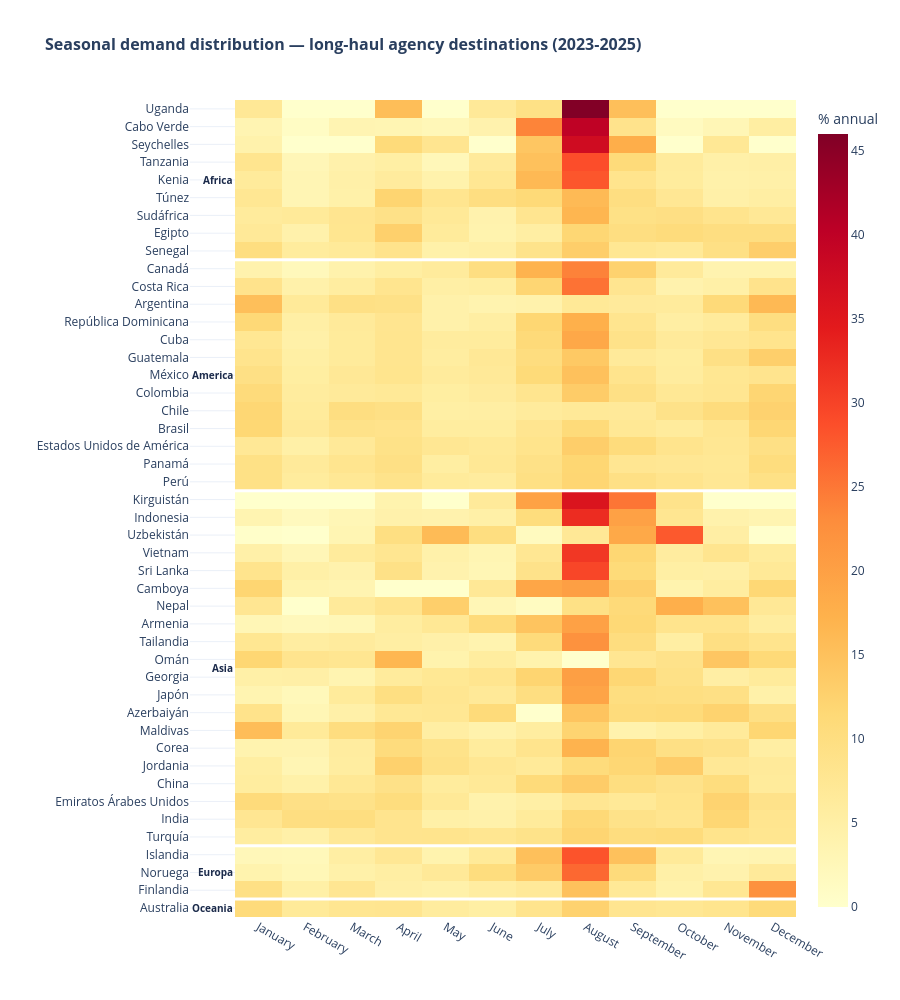

Notebook source saved alongside this figure:
### Markdown cell above
## 9. Seasonality:

### Code cell
monthly_share = (
    df_commercial[
        (df_commercial["year"] >= 2022) &
        (df_commercial["year"] < 2026)
    ]
    .groupby(["destination", "month"])["total_tourists"]
    .sum()
    .reset_index()
)

monthly_share["share"] = (
    monthly_share.groupby("destination")["total_tourists"]
    .transform(lambda x: x / x.sum() * 100)
)

pivot = monthly_share.pivot(
    index="destination",
    columns="month",
    values="share"
).fillna(0)


continent_map = (
    df_commercial[["destination", "continent"]]
    .drop_duplicates()
    .set_index("destination")["continent"]
)

pivot["continent"] = pivot.index.map(continent_map)
pivot["cv"] = pivot.iloc[:, :12].std(axis=1) / pivot.iloc[:, :12].mean(axis=1)


pivot = pivot.sort_values(["continent", "cv"], ascending=[True, False])


pivot_plot = pivot.drop(columns=["continent", "cv"])


month_names = {1:"January",2:"February",3:"March",4:"April",5:"May",6:"June",
               7:"July",8:"August",9:"September",10:"October",11:"November",12:"December"}
pivot_plot.columns = [month_names[c] for c in pivot_plot.columns]


continent_labels = pivot["continent"]
breaks = [i for i in range(1, len(continent_labels))
          if continent_labels.iloc[i] != continent_labels.iloc[i-1]]
break_positions = [0] + breaks + [len(continent_labels)]
continent_names = [continent_labels.iloc[p] for p in break_positions[:-1]]

fig = px.imshow(
    pivot_plot,
    color_continuous_scale="YlOrRd",
    aspect="auto",
    title="<b>Seasonal demand distribution — long-haul agency destinations (2023-2025)</b>",
    labels=dict(color="% of annual demand"),
    zmin=0, zmax=46,
)

for b in breaks:
    fig.add_hline(y=b - 0.5, line_color="white", line_width=3)

for i, (pos_start, pos_end, name) in enumerate(
    zip(break_positions[:-1], break_positions[1:], continent_names)
):
    mid = (pos_start + pos_end - 1) / 2
    fig.add_annotation(
        x=-0.5,
        y=mid,
        text=f"<b>{name}</b>",
        showarrow=False,
        xref="x",
        yref="y",
        xanchor="right",
        font=dict(size=10, color="#1B2A4A"),
    )

fig.update_layout(
    height=1000,
    template="plotly_white",
    title_font_size=16,
    coloraxis_colorbar=dict(title="% annual"),
    xaxis_title="",
    yaxis_title="",
    margin=dict(l=160),
)

fig.show()

### Figure 1 — Plotly figure (JSON) as saved in the notebook; plotly's stock layout.template omitted (floating-point values rounded to 4 significant figures; data arrays with more than 128 entries replaced by an {"elided": "..."} marker saying what was removed)
{"data": [{"coloraxis": "coloraxis", "hovertemplate": "x: %{x}<br>destination: %{y}<br>% of annual demand: %{z}<extra></extra>", "name": "0", "type": "heatmap", "x": ["January", "February", "March", "April", "May", "June", "July", "August", "September", "October", "November", "December"], "xaxis": "x", "y": ["Uganda", "Cabo Verde", "Seychelles", "Tanzania", "Kenia", "Túnez", "Sudáfrica", "Egipto", "Senegal", "Canadá", "Costa Rica", "Argentina", "República Dominicana", "Cuba", "Guatemala", "México", "Colombia", "Chile", "Brasil", "Estados Unidos de América", "Panamá", "Perú", "Kirguistán", "Indonesia", "Uzbekistán", "Vietnam", "Sri Lanka", "Camboya", "Nepal", "Armenia", "Tailandia", "Omán", "Georgia", "Japón", "Azerbaiyán", "Maldivas", "Corea", "Jordania", "China", "Emiratos Árabes Unidos", "India", "Turquía", "Islandia", "Noruega", "Finlandia", "Australia"], "yaxis": "y", "z": {"elided": "46x12 float values"}}], "layout": {"annotations": [{"font": {"color": "#1B2A4A", "size": 10}, "showarrow": false, "text": "<b>Africa</b>", "x": -0.5, "xanchor": "right", "xref": "x", "y": 4, "yref": "y"}, {"font": {"color": "#1B2A4A", "size": 10}, "showarrow": false, "text": "<b>America</b>", "x": -0.5, "xanchor": "right", "xref": "x", "y": 15, "yref": "y"}, {"font": {"color": "#1B2A4A", "size": 10}, "showarrow": false, "text": "<b>Asia</b>", "x": -0.5, "xanchor": "right", "xref": "x", "y": 31.5, "yref": "y"}, {"font": {"color": "#1B2A4A", "size": 10}, "showarrow": false, "text": "<b>Europa</b>", "x": -0.5, "xanchor": "right", "xref": "x", "y": 43, "yref": "y"}, {"font": {"color": "#1B2A4A", "size": 10}, "showarrow": false, "text": "<b>Oceania</b>", "x": -0.5, "xanchor": "right", "xref": "x", "y": 45, "yref": "y"}], "coloraxis": {"cmax": 46, "cmin": 0, "colorbar": {"title": {"text": "% annual"}}, "colorscale": [[0, "rgb(255,255,204)"], [0.125, "rgb(255,237,160)"], [0.25, "rgb(254,217,118)"], [0.375, "rgb(254,178,76)"], [0.5, "rgb(253,141,60)"], [0.625, "rgb(252,78,42)"], [0.75, "rgb(227,26,28)"], [0.875, "rgb(189,0,38)"], [1, "rgb(128,0,38)"]]}, "height": 1000, "margin": {"l": 160}, "shapes": [{"line": {"color": "white", "width": 3}, "type": "line", "x0": 0, "x1": 1, "xref": "x domain", "y0": 8.5, "y1": 8.5, "yref": "y"}, {"line": {"color": "white", "width": 3}, "type": "line", "x0": 0, "x1": 1, "xref": "x domain", "y0": 21.5, "y1": 21.5, "yref": "y"}, {"line": {"color": "white", "width": 3}, "type": "line", "x0": 0, "x1": 1, "xref": "x domain", "y0": 41.5, "y1": 41.5, "yref": "y"}, {"line": {"color": "white", "width": 3}, "type": "line", "x0": 0, "x1": 1, "xref": "x domain", "y0": 44.5, "y1": 44.5, "yref": "y"}], "title": {"font": {"size": 16}, "text": "<b>Seasonal demand distribution — long-haul agency destinations (2023-2025)</b>"}, "xaxis": {"anchor": "y", "domain": [0, 1], "title": {"text": ""}}, "yaxis": {"anchor": "x", "autorange": "reversed", "domain": [0, 1], "title": {"text": ""}}}}
